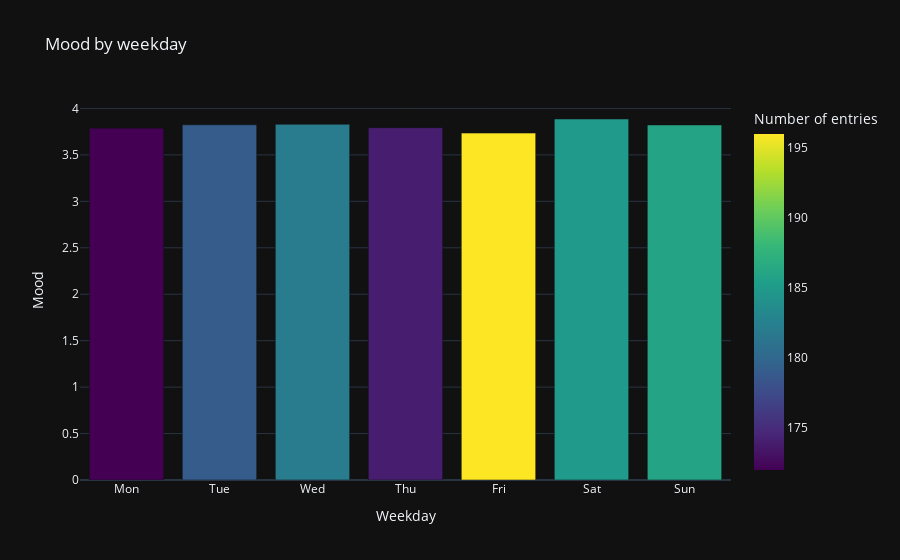

The code cell stored with this chart in its notebook:
### Code cell
df.by_time_bar_plot('weekday')

### Figure 1 — Plotly figure (JSON) as saved in the notebook; plotly's stock layout.template omitted (floating-point values rounded to 4 significant figures)
{"data": [{"alignmentgroup": "True", "hovertemplate": "Weekday=%{x}<br>Mood=%{y}<br>Number of entries=%{marker.color}<extra></extra>", "legendgroup": "", "marker": {"color": [174, 182, 179, 172, 186, 185, 196], "coloraxis": "coloraxis", "pattern": {"shape": ""}}, "name": "", "offsetgroup": "", "orientation": "v", "showlegend": false, "textposition": "auto", "type": "bar", "x": [3, 2, 1, 0, 6, 5, 4], "xaxis": "x", "y": [3.793, 3.83, 3.824, 3.788, 3.823, 3.886, 3.735], "yaxis": "y"}], "layout": {"barmode": "relative", "coloraxis": {"colorbar": {"title": {"text": "Number of entries"}}, "colorscale": [[0, "#440154"], [0.1111, "#482878"], [0.2222, "#3e4989"], [0.3333, "#31688e"], [0.4444, "#26828e"], [0.5556, "#1f9e89"], [0.6667, "#35b779"], [0.7778, "#6ece58"], [0.8889, "#b5de2b"], [1, "#fde725"]]}, "legend": {"tracegroupgap": 0}, "title": {"text": "Mood by weekday"}, "xaxis": {"anchor": "y", "domain": [0, 1], "dtick": 1, "tickmode": "array", "ticktext": ["Mon", "Tue", "Wed", "Thu", "Fri", "Sat", "Sun"], "tickvals": [0, 1, 2, 3, 4, 5, 6], "title": {"text": "Weekday"}}, "yaxis": {"anchor": "x", "domain": [0, 1], "title": {"text": "Mood"}}}}
